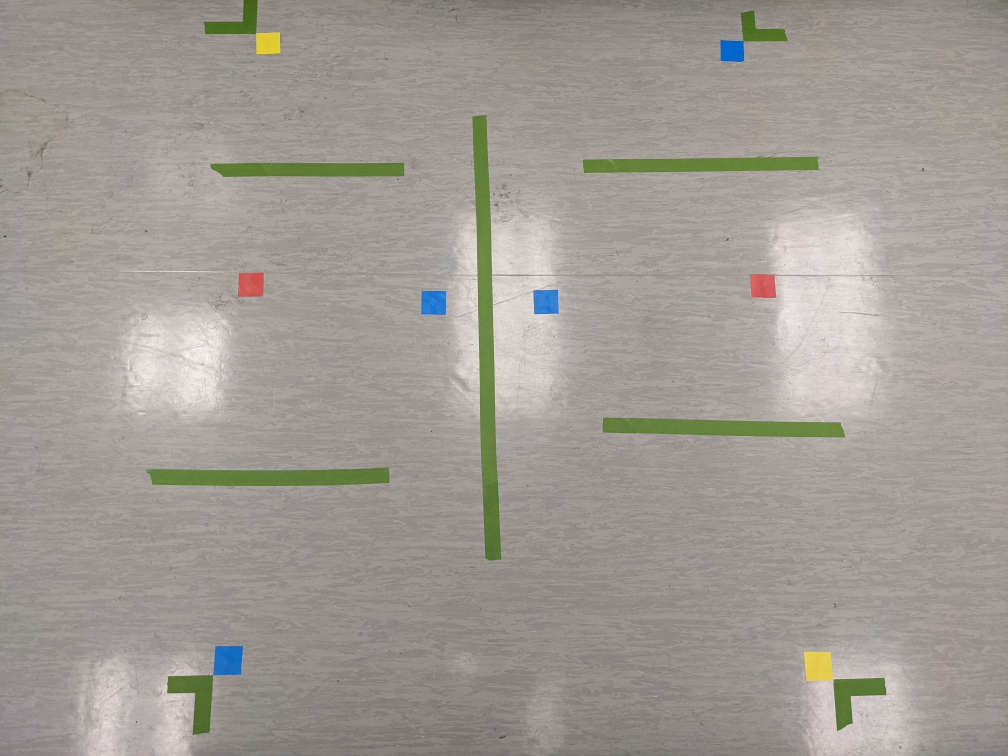
#> input picture coar-lab-presentation/tests/sample.jpg, 4032 x 3024 px (shown at 1/4 size)
$ python perspective_warp_test.py
#> lines starting #> are read from the running program, lines starting #| are printed output that depends on the picture
import cv2
import matplotlib.pyplot as plt
import numpy as np

img = cv2.imread('./sample.jpg')
#> img is the input picture: shape (3024, 4032, 3); mean B, G, R 148.7, 154.9, 159.9
plt.imshow(cv2.cvtColor(img, cv2.COLOR_BGR2RGB))
plt.show()

src = np.float32([[1025, 132], [855, 2702], [3337, 2722], [2974, 165]])
dest = np.float32([[0, 0], [0, 2000], [2000, 2000], [2000, 0]])

transmtx = cv2.getPerspectiveTransform(src, dest)
out = cv2.warpPerspective(img, transmtx, (2000, 2000))
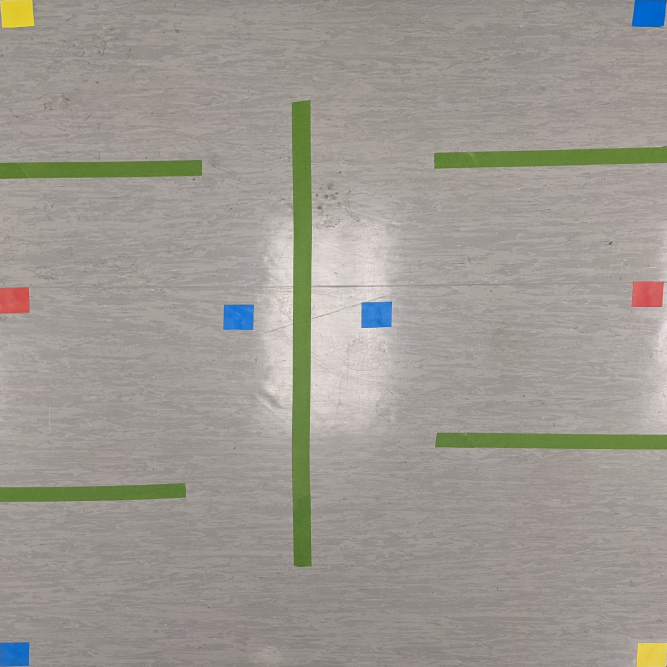
#> out: shape (2000, 2000, 3) (shown at 1/3 size); mean B, G, R 145.9, 153.4, 157.3

plt.imshow(out)
plt.show()
